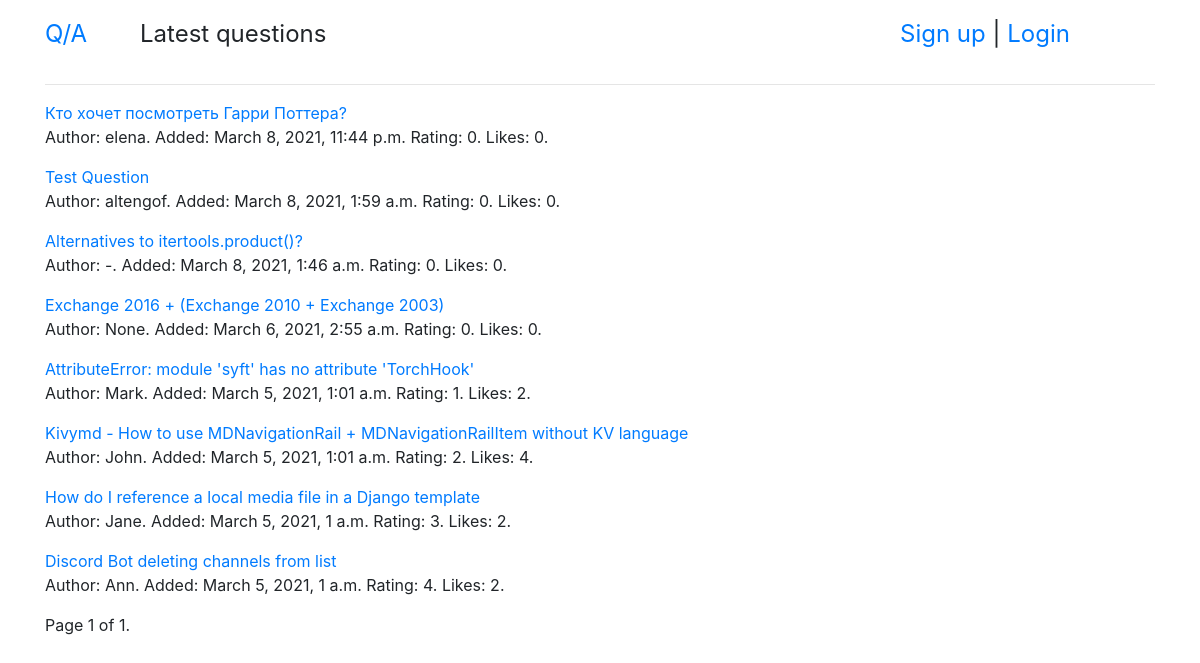
/, run on an earlier commit of the app's database.
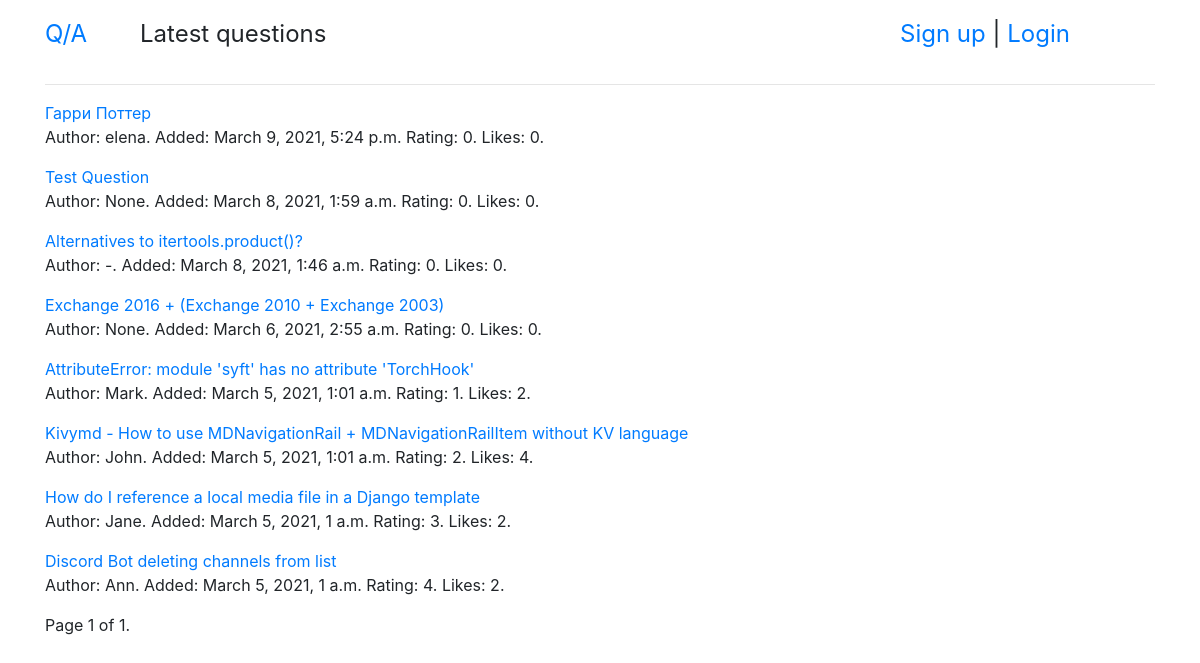
And on a later commit of the database.
### qa/models.py (models this page shows)
class Question(models.Model):
    objects = QuestionManager()
    title = models.CharField(default='', max_length=255)
    text = models.TextField(default='')
    added_at = models.DateTimeField(null=True, auto_now_add=True)
    rating = models.IntegerField(default=0)
    author = models.ForeignKey(User, null=True, on_delete=models.SET_NULL)
    likes = models.ManyToManyField(User, null=True, related_name='question_like_user')
    def __str__(self):
        return self.title
    def get_url(self):
        return reverse("question-id", kwargs={'pk': self.id})

### qa/views.py (the view)
# urls.py: path('', latest),
def latest(request, *args, **kwargs):
    try:
        questions = Question.objects.new()
    except Question.DoesNotExist:
        raise Http404
    page_obj = paginate(request, questions)
    return render(request, 'list.html', {
        'title': 'Latest questions',
        'user': request.user,
        'page_obj': page_obj,
    })

### qa/models.py (called while the page is built)
    def new(self):
        return self.order_by('-added_at')

### qa/views.py (called while the page is built)
def paginate(request, objects):
    try:
        limit = int(request.GET.get('limit', 10))
    except ValueError:
        limit = 10
    if limit > 10:
        limit = 10
    try:
        page_number = int(request.GET.get('page', 1))
    except ValueError:
        raise Http404
    paginator = Paginator(objects, limit)
    try:
        page = paginator.page(page_number)
    except EmptyPage:
        page = paginator.page(paginator.num_pages)
    return page

### qa/templates/list.html (shortened to what this page needs)
{% extends 'base.html' %}
{% block page %}{{ title }}{% endblock %}
{% block content %}
    {% for question in page_obj %}
        <p><a href="{{ question.get_url }}">{{ question }}</a><br>
            Author: {{ question.author }}.
            Added: {{ question.added_at }}
            Rating: {{ question.rating }}.
            Likes: {{ question.likes.count }}.
        </p>
    {% endfor %}
    <div class="pagination">
        <span class="step-links">
            <span class="current">
                Page {{ page_obj.number }} of {{ page_obj.paginator.num_pages }}.
            </span>
        </span>
    </div>
{% endblock %}

### qa/templates/base.html (shortened to what this page needs)
<!DOCTYPE html>
<html lang="en">
<head>
    <link rel="stylesheet" href="https://stackpath.bootstrapcdn.com/bootstrap/4.5.2/css/bootstrap.min.css">
</head>
<body>
    <div class="container">
        <div class="row py-3" style="font-size: 1.5em">
            <div class="col-1"><a href="/">Q/A</a></div>
            <div class="col-8">{% block page %}{% endblock %}</div>
            <div class="col-3">
                {% if not user.is_authenticated %}
                    <a href="/signup/">Sign up</a> | <a href="/login/">Login</a>
                {% else %}
                    {{ user }} | <a href="/ask/">Ask</a> | <a href="/logout/">Logout</a>
                {% endif %}
            </div>
        </div>
        <hr>
        {% block content %}
        {% endblock %}
    </div>
</body>
</html>

What changed in the data, as far as the page shows it:
removed Question: title "Кто хочет посмотреть Гарри Поттера?", author "elena", added_at "March 8, 2021, 11:44 p.m.", rating "0", likes.count "0"
added Question: title "Гарри Поттер", author "elena", added_at "March 9, 2021, 5:24 p.m.", rating "0", likes.count "0"
changed Question "Test Question": author "altengof" → "None"
